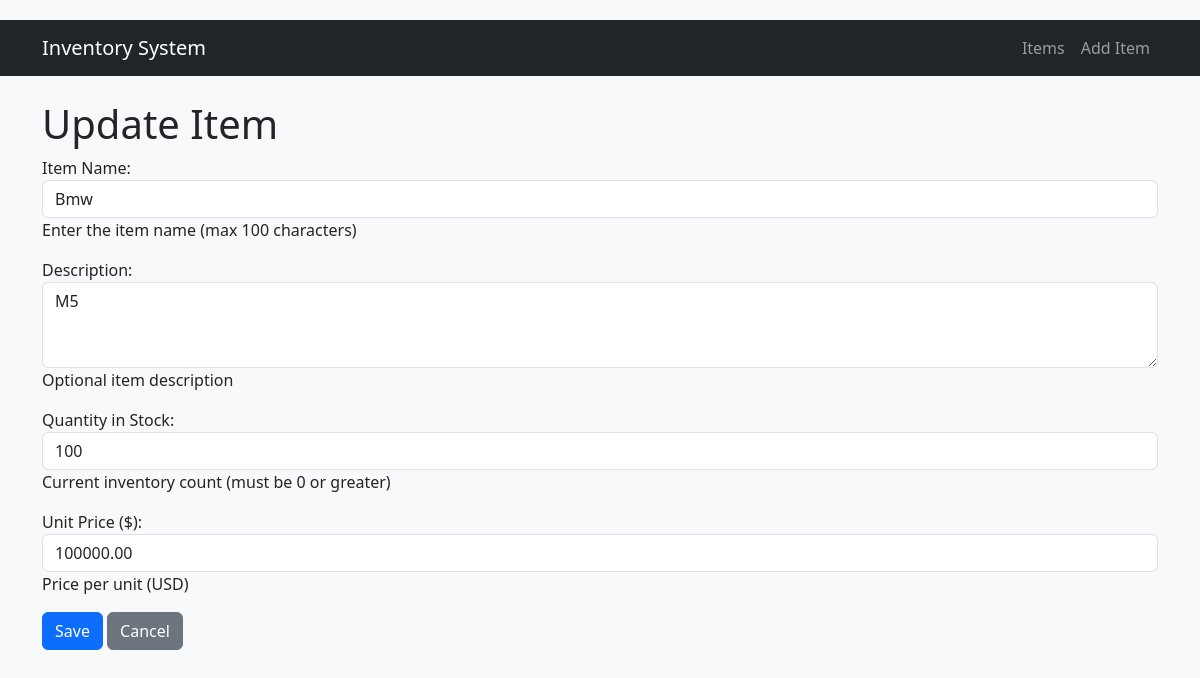
/items/5/edit/, run on the app's committed database.
### items/models.py (models this page shows, shortened)
class Item(models.Model):
    name = models.CharField(
        max_length=100,
        verbose_name="Item Name",
        help_text="Enter the item name (max 100 characters)"
    )
    description = models.TextField(
        blank=True,
        verbose_name="Description",
        help_text="Optional item description"
    )
    quantity = models.PositiveIntegerField(
        default=0,
        validators=[MinValueValidator(0)],
        verbose_name="Quantity in Stock",
        help_text="Current inventory count (must be 0 or greater)"
    )
    price = models.DecimalField(
        max_digits=10,
        decimal_places=2,
        validators=[MinValueValidator(0)],
        verbose_name="Unit Price",
        help_text="Price per unit (USD)"
    )
    created_at = models.DateTimeField(
        auto_now_add=True,
        verbose_name="Date Created"
    )
    updated_at = models.DateTimeField(
        auto_now=True,
        verbose_name="Last Updated"
    )
    class Meta:
        ordering = ['-updated_at']  # Newest items first
        verbose_name = "Inventory Item"
        verbose_name_plural = "Inventory Items"

### items/views.py (the view)
# urls.py: path('items/<int:pk>/edit/', views.item_update, name='item_update'),
def item_update(request, pk):
    item = get_object_or_404(Item, pk=pk)
    if request.method == 'POST':
        form = ItemForm(request.POST, instance=item)
        if form.is_valid():
            form.save()
            return redirect('items:item_detail', pk=item.pk)
    else:
        form = ItemForm(instance=item)
    return render(request, 'items/item_form.html', {
        'form': form,
        'title': 'Update Item'
    })

### items/forms.py (shortened to what this page needs)
class ItemForm(forms.ModelForm):
    class Meta:
        model = Item
        fields = ['name', 'description', 'quantity', 'price']
        widgets = {
            'name': forms.TextInput(attrs={
                'class': 'form-control',
                'placeholder': 'Item name'
            }),
            'description': forms.Textarea(attrs={
                'class': 'form-control',
                'rows': 3,
                'placeholder': 'Enter description...'
            }),
            'quantity': forms.NumberInput(attrs={
                'class': 'form-control',
                'min': 0
            }),
            'price': forms.NumberInput(attrs={
                'class': 'form-control',
                'min': 0,
                'step': 0.01
            }),
        }
        labels = {
            'name': 'Item Name',
            'description': 'Description',
            'quantity': 'Quantity in Stock',
            'price': 'Unit Price ($)'
        }

### templates/items/item_form.html (shortened to what this page needs)
{% extends 'base.html' %}
{% block content %}
<h1>{{ title }}</h1>
<form method="post">
    {{ form.as_p }}
    <button type="submit" class="btn btn-primary">Save</button>
    <a href="{% url 'items:item_list' %}" class="btn btn-secondary">Cancel</a>
{% endblock %}

### templates/base.html (style rules this page uses)
body { padding-top: 20px; background-color: #f8f9fa; }

### data on the page
Item: name "Bmw", description "M5", quantity "100", price "100000.00"

### other printed values
{{ title }} "Update Item"
